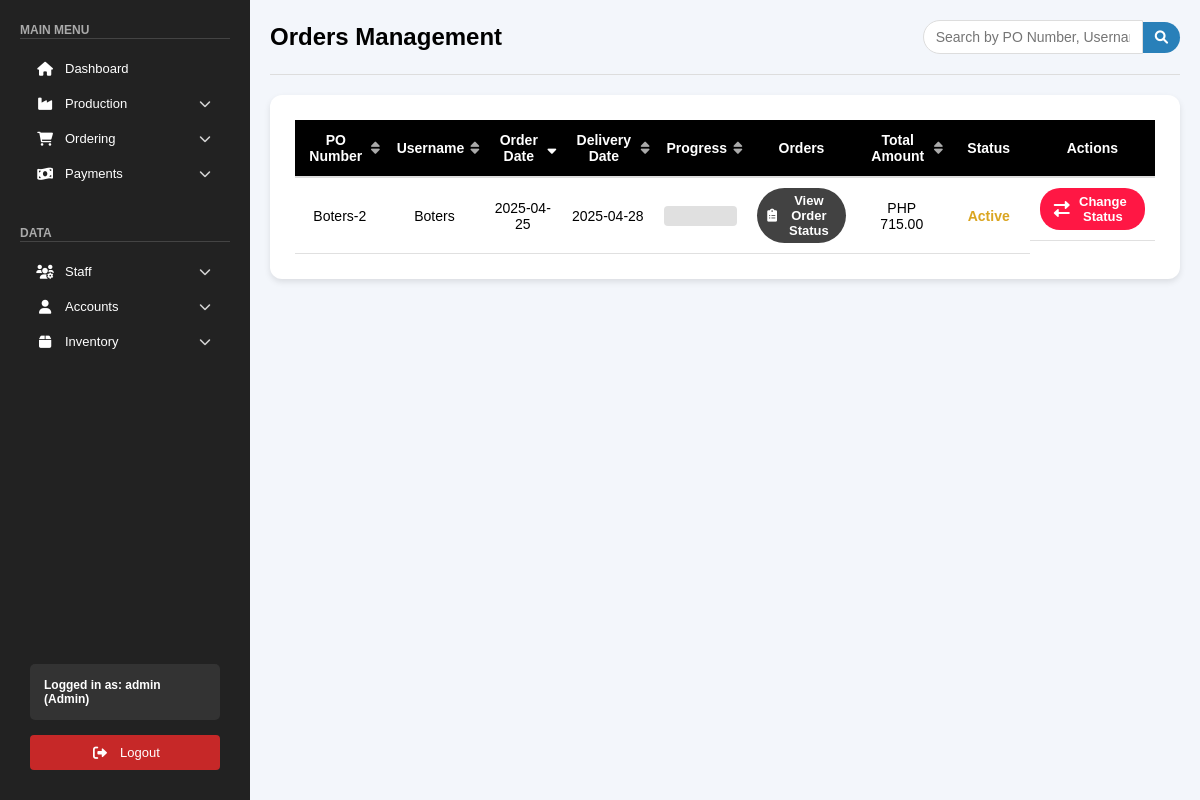
The page /public/pages/orders.php (signed in) on the database as committed earlier.
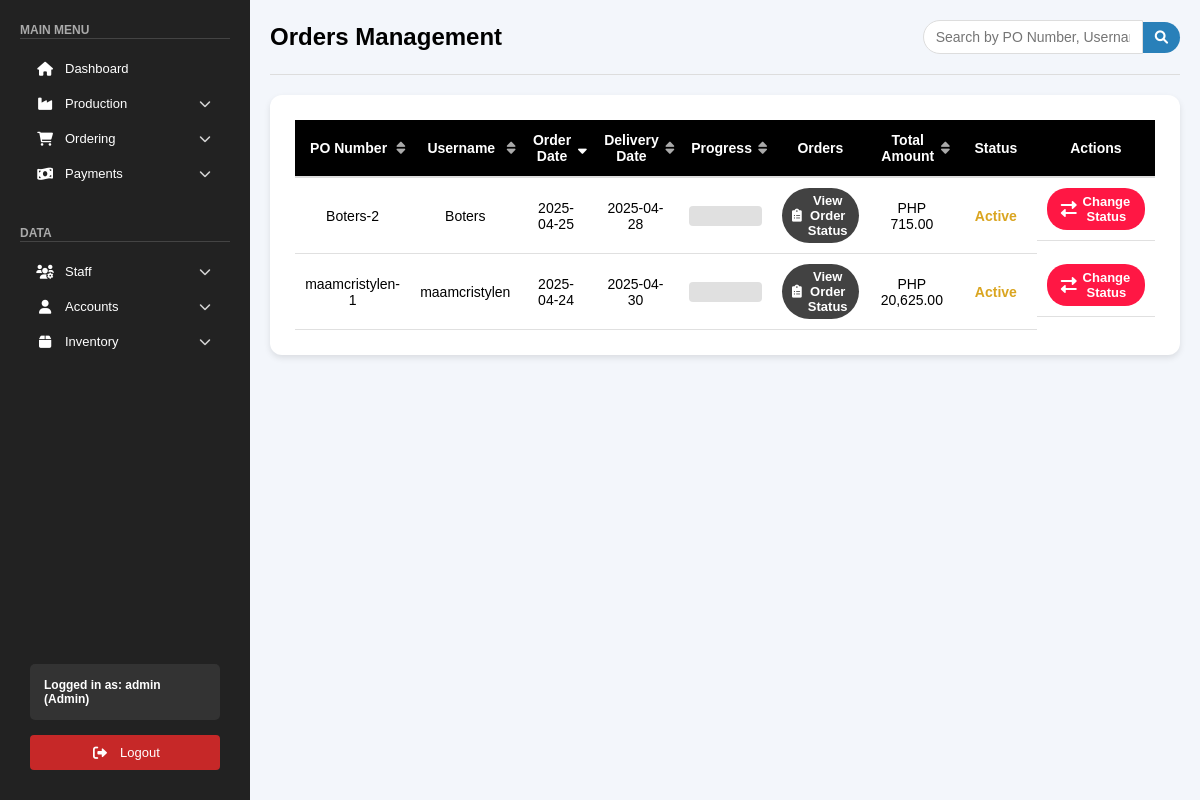
The same page on the database as committed later.
### tables this page shows
CREATE TABLE `orders` (
  `id` int(11) NOT NULL,
  `po_number` varchar(255) NOT NULL,
  `username` varchar(255) NOT NULL,
  `company` varchar(255) DEFAULT NULL,
  `order_date` date NOT NULL,
  `delivery_date` date NOT NULL,
  `delivery_address` varchar(255) DEFAULT NULL,
  `orders` longtext DEFAULT NULL CHECK (json_valid(`orders`)),
  `total_amount` decimal(10,2) NOT NULL,
  `status` enum('Pending','Active','Rejected','Completed') NOT NULL DEFAULT 'Pending',
  `driver_assigned` tinyint(1) NOT NULL DEFAULT 0 COMMENT 'Flag to track if a driver has been assigned to this order',
  `contact_number` varchar(20) DEFAULT NULL,
  `special_instructions` text DEFAULT NULL,
  `payment_method` varchar(50) DEFAULT NULL,
  `subtotal` decimal(10,2) DEFAULT 0.00,
  `delivery_fee` decimal(10,2) DEFAULT 0.00,
  `progress` int(11) DEFAULT 0,
  `completed_items` longtext DEFAULT NULL,
  `item_progress_data` longtext DEFAULT NULL,
  `quantity_progress_data` longtext DEFAULT NULL,
  `item_progress_percentages` longtext DEFAULT NULL
);

### public/pages/orders.php (the view, shortened to what the changed rows need)
<?php
include "../../backend/db_connection.php";
$sort_column = isset($_GET['sort']) ? $_GET['sort'] : 'order_date';
$sort_direction = isset($_GET['direction']) ? $_GET['direction'] : 'DESC';
$orders = [];
$sql = "SELECT po_number, username, order_date, delivery_date, delivery_address, orders, total_amount, status, progress FROM orders WHERE status = 'Active'";
$sql .= " ORDER BY {$sort_column} {$sort_direction}";
$stmt = $conn->prepare($sql);
$stmt->execute();
$result = $stmt->get_result();
if ($result && $result->num_rows > 0) {
    while ($row = $result->fetch_assoc()) {
        $orders[] = $row;
    }
}
function getSortUrl($column, $currentColumn, $currentDirection) {
    $newDirection = ($column === $currentColumn && $currentDirection === 'ASC') ? 'DESC' : 'ASC';
    return "?sort=" . urlencode($column) . "&direction=" . urlencode($newDirection);
}
function getSortIcon($column, $currentColumn, $currentDirection) {
    if ($column !== $currentColumn) {
        return '<i class="fas fa-sort"></i>';
    } else if ($currentDirection === 'ASC') {
        return '<i class="fas fa-sort-up"></i>';
    } else {
        return '<i class="fas fa-sort-down"></i>';
    }
}
?>
<!DOCTYPE html>
<html lang="en">
<head>
    <link rel="stylesheet" href="/css/orders.css">
    <link rel="stylesheet" href="/css/sidebar.css">
    <link rel="stylesheet" href="/css/toast.css">
    <link rel="stylesheet" href="https://cdnjs.cloudflare.com/ajax/libs/font-awesome/6.0.0/css/all.min.css">
    <link rel="stylesheet" href="https://code.jquery.com/ui/1.12.1/themes/base/jquery-ui.css">
</head>
<body>
    <div class="main-content">
        <div class="orders-header">
            <h1>Orders Management</h1>
        </div>
        <div class="orders-table-container">
            <table class="orders-table">
                <thead>
                    <tr>
                        <th class="sortable">
                            <a href="<?= getSortUrl('po_number', $sort_column, $sort_direction) ?>">
                                PO Number <?= getSortIcon('po_number', $sort_column, $sort_direction) ?>
                            </a>
                        </th>
                        <th class="sortable">
                            <a href="<?= getSortUrl('username', $sort_column, $sort_direction) ?>">
                                Username <?= getSortIcon('username', $sort_column, $sort_direction) ?>
                            </a>
                        </th>
                        <th class="sortable">
                            <a href="<?= getSortUrl('order_date', $sort_column, $sort_direction) ?>">
                                Order Date <?= getSortIcon('order_date', $sort_column, $sort_direction) ?>
                            </a>
                        </th>
                        <th class="sortable">
                            <a href="<?= getSortUrl('delivery_date', $sort_column, $sort_direction) ?>">
                                Delivery Date <?= getSortIcon('delivery_date', $sort_column, $sort_direction) ?>
                            </a>
                        </th>
                        <th class="sortable">
                            <a href="<?= getSortUrl('progress', $sort_column, $sort_direction) ?>">
                                Progress <?= getSortIcon('progress', $sort_column, $sort_direction) ?>
                            </a>
                        </th>
                        <th>Orders</th>
                        <th class="sortable">
                            <a href="<?= getSortUrl('total_amount', $sort_column, $sort_direction) ?>">
                                Total Amount <?= getSortIcon('total_amount', $sort_column, $sort_direction) ?>
                            </a>
                        </th>
                        <th>Status</th>
                        <th>Actions</th>
                    </tr>
                </thead>
                <tbody>
                    <?php if (count($orders) > 0): ?>
                        <?php foreach ($orders as $order): ?>
                            <tr>
                                <td><?= htmlspecialchars($order['po_number']) ?></td>
                                <td><?= htmlspecialchars($order['username']) ?></td>
                                <td><?= htmlspecialchars($order['order_date']) ?></td>
                                <td><?= htmlspecialchars($order['delivery_date']) ?></td>
                                <td>
                                    <div class="progress-bar-container">
                                    </div>
                                </td>
                                <td>
                                    <button class="view-orders-btn" onclick="viewOrderDetails('<?= htmlspecialchars($order['po_number']) ?>')">
                                        <i class="fas fa-clipboard-list"></i>
                                        View Order Status
                                    </button>
                                </td>
                                <td>PHP <?= htmlspecialchars(number_format($order['total_amount'], 2)) ?></td>
                                <td>
                                    <span class="status-badge status-active"><?= htmlspecialchars($order['status']) ?></span>
                                </td>
                                <td class="action-buttons">
                                    <button class="status-btn" onclick="openStatusModal('<?= htmlspecialchars($order['po_number']) ?>', '<?= htmlspecialchars($order['username']) ?>')">
                                        <i class="fas fa-exchange-alt"></i> Change Status
                                    </button>
                                </td>
                            </tr>
                        <?php endforeach; ?>
                    <?php else: ?>
                        <tr>
                            <td colspan="9" class="no-orders">No orders found.</td>
                        </tr>
                    <?php endif; ?>
                </tbody>
            </table>
        </div>
    </div>
</body>
</html>

Rows that differ between the two databases and show on the page:
now on this page (row edited): orders: po_number "maamcristylen-1", username "maamcristylen", order_date "2025-04-24", delivery_date "2025-04-30", total_amount "20,625.00", status "Active"
